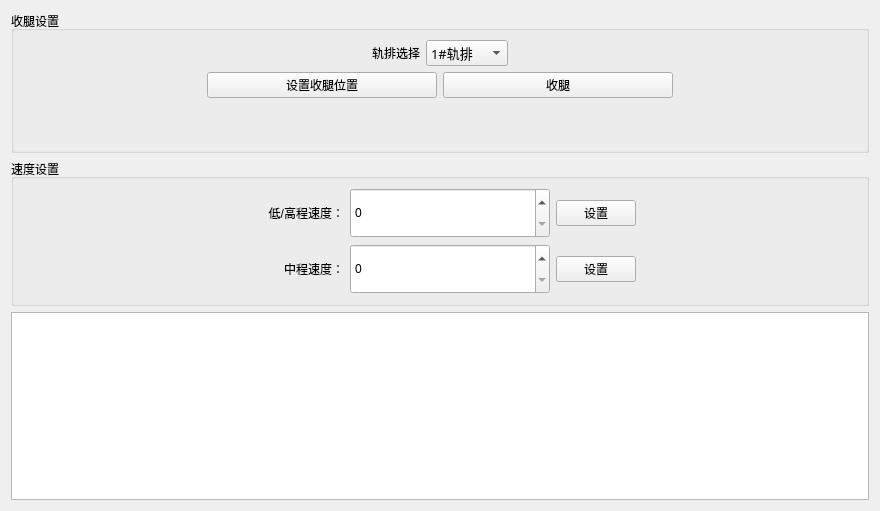
<?xml version="1.0" encoding="UTF-8"?>
<ui version="4.0">
 <class>SystemConfigForm</class>
 <widget class="QWidget" name="SystemConfigForm">
  <property name="geometry">
   <rect>
    <x>0</x>
    <y>0</y>
    <width>880</width>
    <height>511</height>
   </rect>
  </property>
  <property name="windowTitle">
   <string>Form</string>
  </property>
  <layout class="QGridLayout" name="gridLayout">
   <item row="4" column="0">
    <widget class="QTextBrowser" name="textBrowser"/>
   </item>
   <item row="1" column="0">
    <widget class="QGroupBox" name="groupBox">
     <property name="title">
      <string>收腿设置</string>
     </property>
     <layout class="QGridLayout" name="gridLayout_2">
      <item row="3" column="0">
       <spacer name="verticalSpacer">
        <property name="orientation">
         <enum>Qt::Vertical</enum>
        </property>
        <property name="sizeHint" stdset="0">
         <size>
          <width>20</width>
          <height>47</height>
         </size>
        </property>
       </spacer>
      </item>
      <item row="0" column="0">
       <layout class="QHBoxLayout" name="horizontalLayout">
        <item>
         <spacer name="horizontalSpacer">
          <property name="orientation">
           <enum>Qt::Horizontal</enum>
          </property>
          <property name="sizeHint" stdset="0">
           <size>
            <width>40</width>
            <height>20</height>
           </size>
          </property>
         </spacer>
        </item>
        <item>
         <widget class="QLabel" name="label">
          <property name="text">
           <string>轨排选择</string>
          </property>
         </widget>
        </item>
        <item>
         <widget class="QComboBox" name="comboBox">
          <property name="maximumSize">
           <size>
            <width>150</width>
            <height>16777215</height>
           </size>
          </property>
          <property name="font">
           <font>
            <family>AcadEref</family>
            <pointsize>10</pointsize>
           </font>
          </property>
          <item>
           <property name="text">
            <string>1#轨排</string>
           </property>
          </item>
          <item>
           <property name="text">
            <string>2#轨排</string>
           </property>
          </item>
          <item>
           <property name="text">
            <string>3#轨排</string>
           </property>
          </item>
          <item>
           <property name="text">
            <string>4#轨排</string>
           </property>
          </item>
          <item>
           <property name="text">
            <string>5#轨排</string>
           </property>
          </item>
          <item>
           <property name="text">
            <string>6#轨排</string>
           </property>
          </item>
          <item>
           <property name="text">
            <string>7#轨排</string>
           </property>
          </item>
          <item>
           <property name="text">
            <string>8#轨排</string>
           </property>
          </item>
          <item>
           <property name="text">
            <string>9#轨排</string>
           </property>
          </item>
          <item>
           <property name="text">
            <string>10#轨排</string>
           </property>
          </item>
          <item>
           <property name="text">
            <string>11#轨排</string>
           </property>
          </item>
          <item>
           <property name="text">
            <string>12#轨排</string>
           </property>
          </item>
          <item>
           <property name="text">
            <string>13#轨排</string>
           </property>
          </item>
          <item>
           <property name="text">
            <string>14#轨排</string>
           </property>
          </item>
          <item>
           <property name="text">
            <string>15#轨排</string>
           </property>
          </item>
          <item>
           <property name="text">
            <string>16#轨排</string>
           </property>
          </item>
          <item>
           <property name="text">
            <string>17#轨排</string>
           </property>
          </item>
          <item>
           <property name="text">
            <string>18#轨排</string>
           </property>
          </item>
          <item>
           <property name="text">
            <string>19#轨排</string>
           </property>
          </item>
          <item>
           <property name="text">
            <string>20#轨排</string>
           </property>
          </item>
          <item>
           <property name="text">
            <string>所有轨排</string>
           </property>
          </item>
         </widget>
        </item>
        <item>
         <spacer name="horizontalSpacer_2">
          <property name="orientation">
           <enum>Qt::Horizontal</enum>
          </property>
          <property name="sizeHint" stdset="0">
           <size>
            <width>40</width>
            <height>20</height>
           </size>
          </property>
         </spacer>
        </item>
       </layout>
      </item>
      <item row="1" column="0">
       <layout class="QHBoxLayout" name="horizontalLayout_2" stretch="0,1,1,0">
        <item>
         <spacer name="horizontalSpacer_3">
          <property name="orientation">
           <enum>Qt::Horizontal</enum>
          </property>
          <property name="sizeHint" stdset="0">
           <size>
            <width>40</width>
            <height>20</height>
           </size>
          </property>
         </spacer>
        </item>
        <item>
         <widget class="QPushButton" name="pBtnSetZero">
          <property name="maximumSize">
           <size>
            <width>230</width>
            <height>16777215</height>
           </size>
          </property>
          <property name="text">
           <string>设置收腿位置</string>
          </property>
         </widget>
        </item>
        <item>
         <widget class="QPushButton" name="pBtnToZero">
          <property name="minimumSize">
           <size>
            <width>115</width>
            <height>0</height>
           </size>
          </property>
          <property name="maximumSize">
           <size>
            <width>230</width>
            <height>16777215</height>
           </size>
          </property>
          <property name="text">
           <string>收腿</string>
          </property>
         </widget>
        </item>
        <item>
         <spacer name="horizontalSpacer_4">
          <property name="orientation">
           <enum>Qt::Horizontal</enum>
          </property>
          <property name="sizeHint" stdset="0">
           <size>
            <width>40</width>
            <height>20</height>
           </size>
          </property>
         </spacer>
        </item>
       </layout>
      </item>
     </layout>
    </widget>
   </item>
   <item row="2" column="0">
    <widget class="QGroupBox" name="groupBox_2">
     <property name="title">
      <string>速度设置</string>
     </property>
     <layout class="QHBoxLayout" name="horizontalLayout_5">
      <item>
       <spacer name="horizontalSpacer_6">
        <property name="orientation">
         <enum>Qt::Horizontal</enum>
        </property>
        <property name="sizeHint" stdset="0">
         <size>
          <width>40</width>
          <height>20</height>
         </size>
        </property>
       </spacer>
      </item>
      <item>
       <layout class="QVBoxLayout" name="verticalLayout">
        <item>
         <layout class="QHBoxLayout" name="horizontalLayout_4">
          <item>
           <widget class="QLabel" name="label_3">
            <property name="minimumSize">
             <size>
              <width>100</width>
              <height>0</height>
             </size>
            </property>
            <property name="maximumSize">
             <size>
              <width>100</width>
              <height>16777215</height>
             </size>
            </property>
            <property name="text">
             <string>低/高程速度：</string>
            </property>
            <property name="alignment">
             <set>Qt::AlignRight|Qt::AlignTrailing|Qt::AlignVCenter</set>
            </property>
           </widget>
          </item>
          <item>
           <widget class="QSpinBox" name="spinBox">
            <property name="minimumSize">
             <size>
              <width>200</width>
              <height>50</height>
             </size>
            </property>
            <property name="maximumSize">
             <size>
              <width>200</width>
              <height>100</height>
             </size>
            </property>
           </widget>
          </item>
          <item>
           <widget class="QPushButton" name="pushButton_2">
            <property name="text">
             <string>设置</string>
            </property>
           </widget>
          </item>
         </layout>
        </item>
        <item>
         <layout class="QHBoxLayout" name="horizontalLayout_3">
          <item>
           <widget class="QLabel" name="label_2">
            <property name="minimumSize">
             <size>
              <width>100</width>
              <height>0</height>
             </size>
            </property>
            <property name="maximumSize">
             <size>
              <width>100</width>
              <height>16777215</height>
             </size>
            </property>
            <property name="text">
             <string>中程速度：</string>
            </property>
            <property name="alignment">
             <set>Qt::AlignRight|Qt::AlignTrailing|Qt::AlignVCenter</set>
            </property>
           </widget>
          </item>
          <item>
           <widget class="QSpinBox" name="spinBox_2">
            <property name="minimumSize">
             <size>
              <width>200</width>
              <height>50</height>
             </size>
            </property>
            <property name="maximumSize">
             <size>
              <width>200</width>
              <height>16777215</height>
             </size>
            </property>
           </widget>
          </item>
          <item>
           <widget class="QPushButton" name="pushButton">
            <property name="text">
             <string>设置</string>
            </property>
           </widget>
          </item>
         </layout>
        </item>
       </layout>
      </item>
      <item>
       <spacer name="horizontalSpacer_5">
        <property name="orientation">
         <enum>Qt::Horizontal</enum>
        </property>
        <property name="sizeHint" stdset="0">
         <size>
          <width>216</width>
          <height>20</height>
         </size>
        </property>
       </spacer>
      </item>
     </layout>
    </widget>
   </item>
  </layout>
 </widget>
 <resources/>
 <connections/>
</ui>
